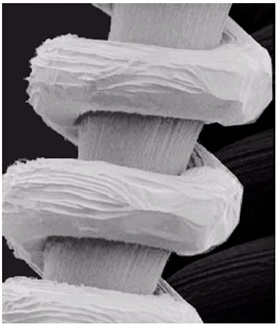
#> input picture Assignment #2/assignment2_image1.jpg, 276 x 325 px
$ jupyter execute LAB2.ipynb
#> lines starting #> are read from the running program, lines starting #| are printed output that depends on the picture
#> further down, image is the input picture: shape (325, 276, 3); mean B, G, R 130.6, 127.1, 130.3
[cell 1]
import cv2
import numpy as np
import matplotlib.pyplot as plt

def adjust_gamma(image, gamma=0.5):
#> called with gamma = 0.5
    table = np.array([((i / 255.0) ** gamma) * 255 for i in np.arange(0, 256)]).astype("uint8")
    return cv2.LUT(image, table)
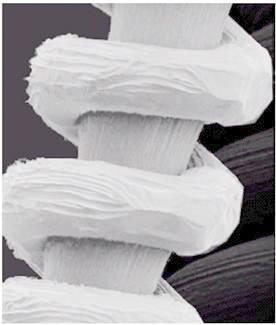
#> returned value: shape (325, 276, 3); mean of channels 0, 1, 2 168.5, 165, 168.2; drawn as B, G, R

def global_histogram_equalization(image):
    # Convert the image to grayscale
    gray = cv2.cvtColor(image, cv2.COLOR_BGR2GRAY)

    # 1. Compute the histogram
    hist, _ = np.histogram(gray.flatten(), 256, [0,256])
#> hist = 256 values, max 6680 at index 28, min 0 at index 240, mean 350.4

    # 2. Compute the cumulative distribution function (CDF)
    cdf = hist.cumsum()
#> cdf = 256 values from 2501 to 89700

    # Normalize the CDF to fit in the 0-255 range (8-bit image)
    cdf_normalized = ((cdf - cdf.min()) * 255) / (cdf.max() - cdf.min())
#> cdf_normalized = 256 values from 0 to 255
    cdf_normalized = cdf_normalized.astype(np.uint8)

    # 3. Use the CDF to equalize the image
    # The power of this operation is that it performs the entire transformation
    # for all pixels in the image simultaneously
    equalized_img = cdf_normalized[gray]
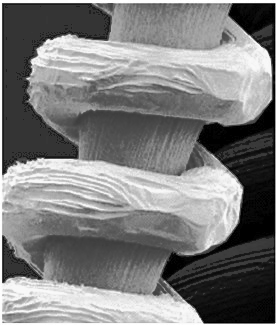
#> equalized_img: shape (325, 276); min 0, max 255, mean 125

    return equalized_img

def local_histogram_enhancement(image, ksize, E=4, k1=0.4, k2=0.02, k3=0.4):
#> called with ksize = 3, E = 4, k1 = 0.4, k2 = 0.02, k3 = 0.4
    gray = cv2.cvtColor(image, cv2.COLOR_BGR2GRAY)

    # Global mean and standard deviation
    M_G = np.mean(gray)
#> M_G = 128.5
    D_G = np.std(gray)
#> D_G = 74.42

    # Create a padded version of the original for border processing
    padded = np.pad(gray, ksize//2, mode='reflect')
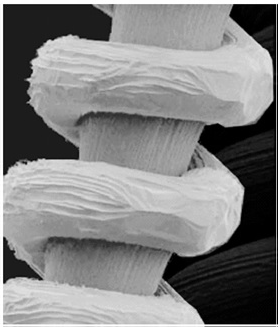
#> padded: shape (327, 278); min 0, max 255, mean 129.1

    enhanced_img = np.zeros_like(gray, dtype=np.uint8)

    for i in range(gray.shape[0]):
        for j in range(gray.shape[1]):
            # Extracting local neighborhood
            local_region = padded[i:i+ksize, j:j+ksize]

            # Local mean and standard deviation
            m_S = np.mean(local_region)
            s_S = np.std(local_region)

            # Applying the given conditions
            if m_S <= k1 * M_G and k2 * D_G <= s_S <= k3 * D_G:
                enhanced_img[i, j] = E * gray[i, j]
            else:
                enhanced_img[i, j] = gray[i, j]
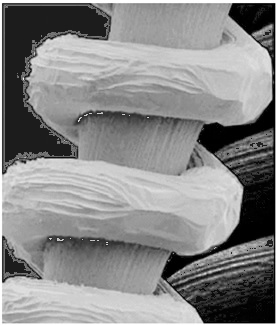
#> enhanced_img: shape (325, 276); min 0, max 255, mean 135.4

    return enhanced_img


image = cv2.imread("./assignment2_image1.jpg", cv2.IMREAD_COLOR)

image_rgb = cv2.cvtColor(image, cv2.COLOR_BGR2RGB)  # Convert to RGB for matplotlib

# 1. Gamma Correction
gamma_corrected = adjust_gamma(image, 0.5)

# 2. Global Histogram Equalization
global_hist_eq = global_histogram_equalization(image)

# 3. Local Histogram Equalization
local_hist_eq_3x3 = local_histogram_enhancement(image, 3)
local_hist_eq_7x7 = local_histogram_enhancement(image, 7)
#> call 2 of local_histogram_enhancement, with ksize = 7, E = 4, k1 = 0.4, k2 = 0.02, k3 = 0.4
#> in local_histogram_enhancement (call 2), `padded = np.pad(gray, ksize//2, mode='reflect')`:
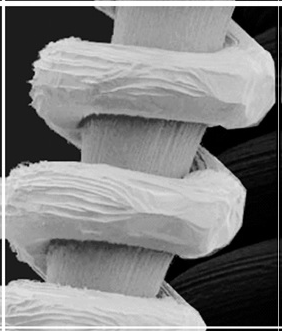
#> padded: shape (331, 282); min 0, max 255, mean 128.4
#> after the loop in local_histogram_enhancement (call 2), `for i in range(gray.shape[0]):`:
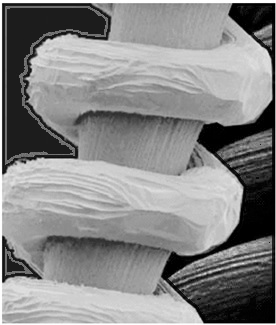
#> enhanced_img: shape (325, 276); min 0, max 255, mean 135.2
local_hist_eq_11x11 = local_histogram_enhancement(image, 11)
#> call 3 of local_histogram_enhancement, with ksize = 11, E = 4, k1 = 0.4, k2 = 0.02, k3 = 0.4
#> in local_histogram_enhancement (call 3), `padded = np.pad(gray, ksize//2, mode='reflect')`:
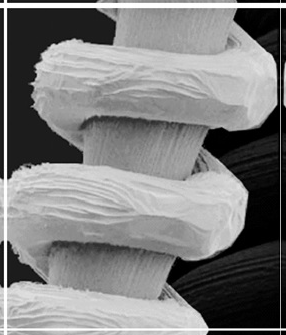
#> padded: shape (335, 286); min 0, max 255, mean 127.3
#> after the loop in local_histogram_enhancement (call 3), `for i in range(gray.shape[0]):`:
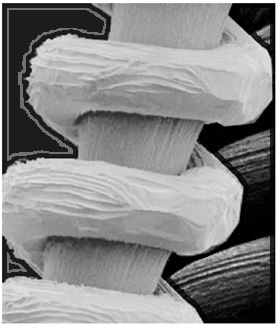
#> enhanced_img: shape (325, 276); min 0, max 255, mean 134.8

# Displaying the enhanced images using matplotlib
plt.figure(figsize=(15,10))

plt.subplot(2, 3, 1)
plt.imshow(image_rgb)
plt.title('Original Image')

plt.subplot(2, 3, 2)
plt.imshow(gamma_corrected, cmap='gray')
plt.title('Gamma Corrected')

plt.subplot(2, 3, 3)
plt.imshow(global_hist_eq, cmap='gray')
plt.title('Global Histogram Equalization')

plt.subplot(2, 3, 4)
plt.imshow(local_hist_eq_3x3, cmap='gray')
plt.title('Local Histogram Equalization 3x3')

plt.subplot(2, 3, 5)
plt.imshow(local_hist_eq_7x7, cmap='gray')
plt.title('Local Histogram Equalization 7x7')

plt.subplot(2, 3, 6)
plt.imshow(local_hist_eq_11x11, cmap='gray')
plt.title('Local Histogram Equalization 11x11')

plt.tight_layout()
plt.show()
#> figure, not shown here; B, G, R data is drawn as R, G, B

# Save the images to a folder
output_folder = "./OUTPUT/"  # Very sure this directory exists

cv2.imwrite(output_folder + "gamma_corrected.jpg", gamma_corrected);
cv2.imwrite(output_folder + "global_hist_eq.jpg", global_hist_eq);
cv2.imwrite(output_folder + "local_hist_eq_3x3.jpg", local_hist_eq_3x3);
cv2.imwrite(output_folder + "local_hist_eq_7x7.jpg", local_hist_eq_7x7);
cv2.imwrite(output_folder + "local_hist_eq_11x11.jpg", local_hist_eq_11x11);

[cell 2]
# Plot original and equalized histograms
plt.figure(figsize=(12, 6))

plt.subplot(2, 2, 1)
plt.imshow(image, cmap='gray')
plt.title('Original Image')

plt.subplot(2, 2, 2)
plt.imshow(global_hist_eq, cmap='gray')
plt.title('Equalized Image')

plt.subplot(2, 2, 3)
plt.hist(image.flatten(), 256, [0,256], color='r')
plt.xlim([0,256])
plt.title('Original Histogram')

plt.subplot(2, 2, 4)
plt.hist(global_hist_eq.flatten(), 256, [0,256], color='b')
plt.xlim([0,256])
plt.title('Equalized Histogram')

plt.tight_layout()
plt.show()
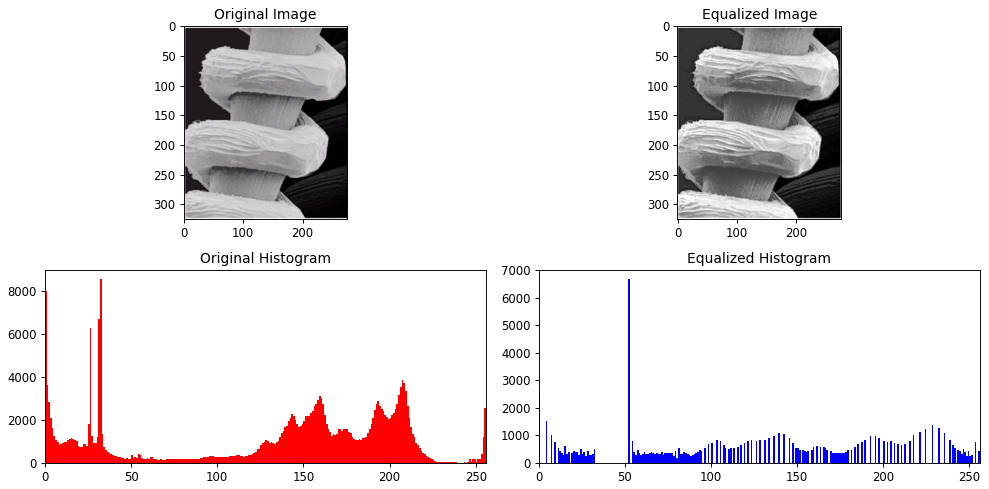
#> figure drawn by matplotlib, 4 panels; B, G, R data is drawn as R, G, B; panel 3: tallest bar 8557 high, from x = 32 to 33; panel 4: tallest bar 6680 high, from x = 52 to 53
